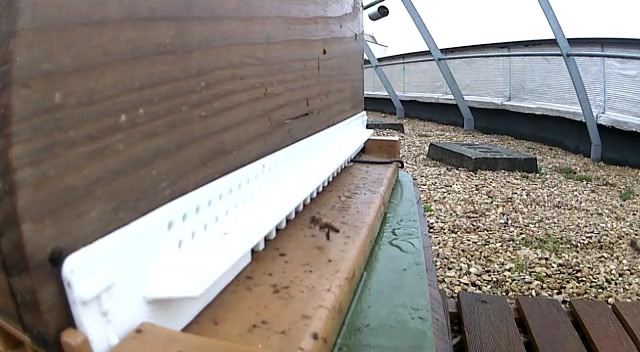
#> input picture python/rep1/cap 00191.jpg, 640 x 352 px, found by its file name; its folder holds 4 pictures in this run
$ python Quentin.py
#> lines starting #> are read from the running program, lines starting #| are printed output that depends on the picture
from PIL import Image
import os

max_w = 416
max_h = 416

path = "C:\\Users\\bdupontd\\Desktop\\python\\rep1"  # Ne pas mettre de "\\" à la fin
save_path = "C:\\Users\\bdupontd\\Desktop\\python\\rep3"  # Ne pas mettre de "\\" à la fin
#path = "C:\\Users\\qfinck\\Desktop\\DetectionObjects\\darkflow\\train\\ImagesOld"  # Ne pas mettre de "\\" à la fin
#save_path = "C:\\Users\\qfinck\\Desktop\\DetectionObjects\\darkflow\\train\\Images"  # Idem

photos = [f for f in os.listdir(path) if f[0] != "."]
#print(photos)

for filename in photos:
    img = Image.open(path + "\\" + filename).convert('RGB')
#> img is the input picture: PIL image 640x352 RGB; mean R, G, B 142.2, 135.3, 128.9
    w, h = img.size
#> w = 640; h = 352


   # img = img.resize((max_w, max_h))
    if h > max_h:
        ratio = max_h / h
        w, h = int(ratio*w), int(ratio*h)
        img = img.resize((w, h))

    if w > max_w:
        ratio = max_w / w
#> ratio = 0.65
        w, h = int(ratio*w), int(ratio*h)
#> w = 416; h = 228
        img = img.resize((w, h))
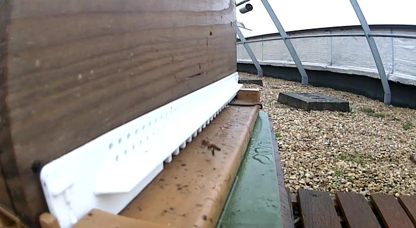
#> img: PIL image 416x228 RGB; mean R, G, B 142.2, 135.2, 128.9

    #print(save_path + "\\" + filename[:-3] + "jpg")
    img.save(save_path + "\\" + filename[:-3] + "jpg")
#> pass 2 of the loop `for filename in photos:`:
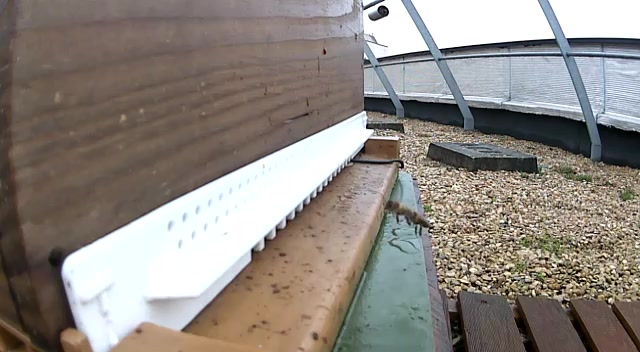
#> input picture python/rep1/cap 00202.jpg, 640 x 352 px, found by its file name
#> img is the input picture: PIL image 640x352 RGB; mean R, G, B 142.2, 135.1, 128.8
#> `img = img.resize((w, h))`:
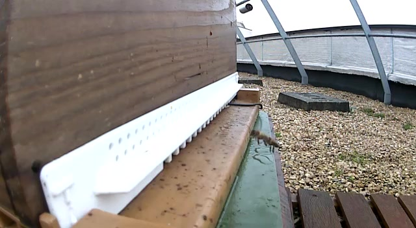
#> img: PIL image 416x228 RGB; mean R, G, B 142.2, 135.1, 128.8
#> pass 3 of the loop `for filename in photos:`:
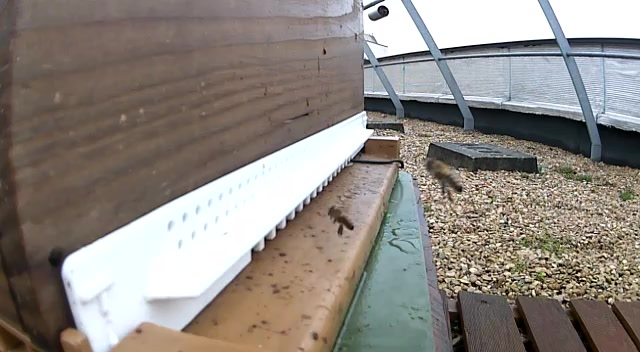
#> input picture python/rep1/cap 00209.jpg, 640 x 352 px, found by its file name
#> img is the input picture: PIL image 640x352 RGB; mean R, G, B 142, 135, 128.7
#> `img = img.resize((w, h))`:
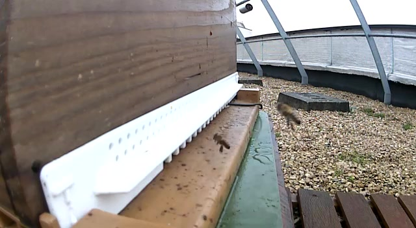
#> img: PIL image 416x228 RGB; mean R, G, B 142, 135, 128.7
#> the loop made 4 passes; the first 3 are shown
    #exit(1)
